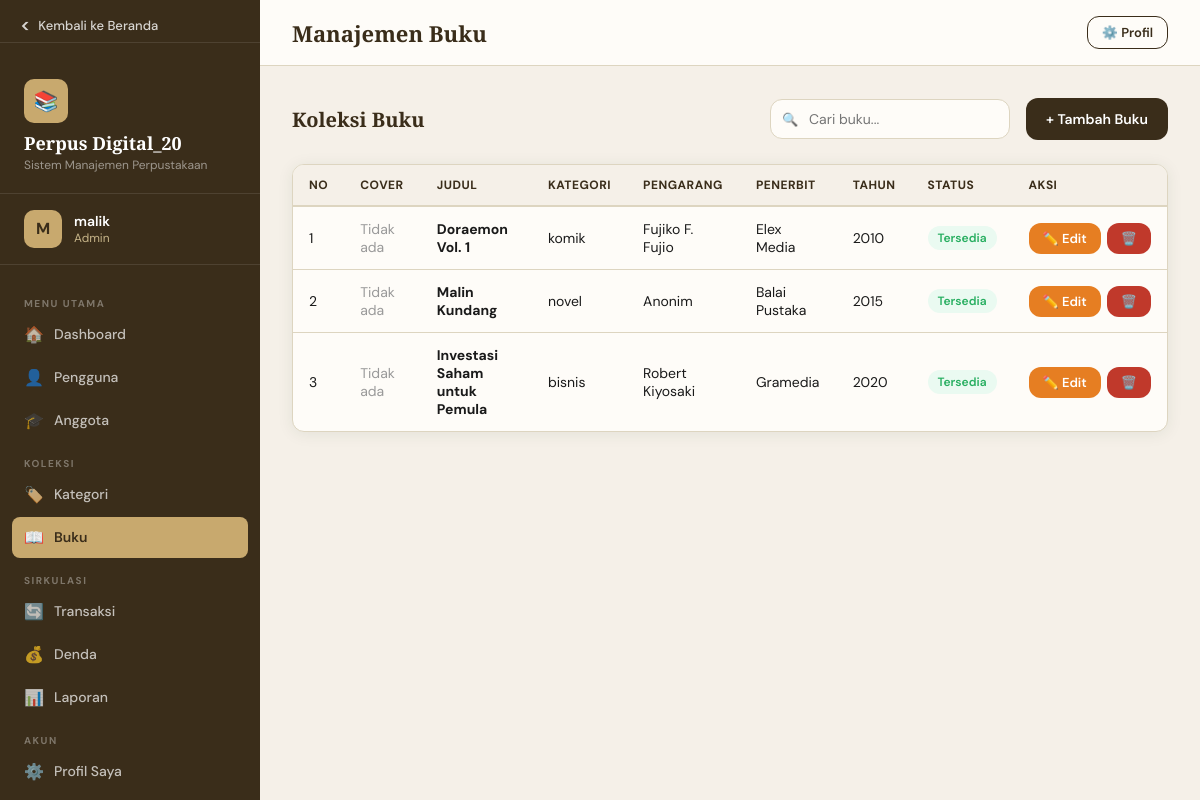
The app's page /perpus_20/admin/buku.php (signed in) with its own data.
### tables this page shows
CREATE TABLE IF NOT EXISTS `buku` (
  `id_buku` int(11) NOT NULL AUTO_INCREMENT,
  `judul_buku` varchar(100) NOT NULL,
  `id_kategori` int(11) NOT NULL,
  `pengarang` varchar(100) NOT NULL,
  `penerbit` varchar(100) NOT NULL,
  `tahun_terbit` year(4) NOT NULL,
  `gambar_buku` longblob NOT NULL,
  `deskripsi_buku` text NOT NULL,
  `status` enum('tersedia','tidak') NOT NULL DEFAULT 'tersedia',
  PRIMARY KEY (`id_buku`),
  FOREIGN KEY (`id_kategori`) REFERENCES `kategori` (`id_kategori`) ON DELETE CASCADE ON UPDATE CASCADE
);

CREATE TABLE IF NOT EXISTS `kategori` (
  `id_kategori` int(11) NOT NULL AUTO_INCREMENT,
  `nama_kategori` varchar(100) NOT NULL,
  PRIMARY KEY (`id_kategori`)
);

### perpus_20/admin/buku.php (called while the page is built, shortened)
<?php
require_once __DIR__ . '/../includes/session.php';
$pageTitle = 'Manajemen Buku';
$activeNav = 'buku';
$role = getRole();
include __DIR__ . '/../includes/layout.php';
include __DIR__ . '/../includes/buku_crud.php';
include __DIR__ . '/../includes/layout_footer.php';
?>

### perpus_20/includes/session.php (called while the page is built, shortened)
<?php
function getRole() {
    return $_SESSION['role'] ?? null;
}
?>

### perpus_20/includes/buku_crud.php (the view, shortened to what this page needs)
<?php
$db = getDB();
$buku = $db->query("SELECT b.*, k.nama_kategori FROM buku b JOIN kategori k ON b.id_kategori=k.id_kategori ORDER BY b.id_buku DESC");
?>
<div class="page-header">
  <h2>Koleksi Buku</h2>
  <div class="flex gap-2 items-center">
    <div class="search-bar"><input type="text" id="searchInput" placeholder="Cari buku..."></div>
    <button class="btn btn-primary" onclick="openModal('addModal')">+ Tambah Buku</button>
  </div>
</div>
<div class="card">
  <div class="table-wrap">
    <table id="dataTable">
      <thead>
        <tr>
          <th>No</th>
          <th>Cover</th>
          <th>Judul</th>
          <th>Kategori</th>
          <th>Pengarang</th>
          <th>Penerbit</th>
          <th>Tahun</th>
          <th>Status</th>
          <th>Aksi</th>
        </tr>
      </thead>
      <tbody>
        <?php
        $no = 1;
        while ($b = $buku->fetch_assoc()):
        ?>
        <tr>
          <td><?= $no++ ?></td>
          <td>
            <?php if(!empty($b['gambar_buku'])): ?>
              <img src="../<?= $b['gambar_buku'] ?>"
                   style="width:50px;height:70px;object-fit:cover;border-radius:6px;">
            <?php else: ?>
              <span style="color:#999;">Tidak ada</span>
            <?php endif; ?>
          </td>
          <td><strong><?= htmlspecialchars($b['judul_buku']) ?></strong></td>
          <td><?= htmlspecialchars($b['nama_kategori']) ?></td>
          <td><?= htmlspecialchars($b['pengarang']) ?></td>
          <td><?= htmlspecialchars($b['penerbit']) ?></td>
          <td><?= $b['tahun_terbit'] ?></td>
          <td>
            <span class="badge <?= $b['status']==='tersedia'?'badge-success':'badge-danger' ?>">
              <?= ucfirst($b['status']) ?>
            </span>
          </td>
          <td>
            <div style="display:flex; flex-direction:row; align-items:center; gap:6px;">
              <button class="btn btn-warning btn-sm"
                onclick="editBuku(<?= htmlspecialchars(json_encode([
                  'id'=>$b['id_buku'],
                  'judul'=>$b['judul_buku'],
                  'id_kat'=>$b['id_kategori'],
                  'pengarang'=>$b['pengarang'],
                  'penerbit'=>$b['penerbit'],
                  'tahun'=>$b['tahun_terbit'],
                  'deskripsi'=>$b['deskripsi_buku'],
                  'status'=>$b['status']
                ])) ?>)">✏️ Edit</button>
              <form method="POST" onsubmit="return confirmDelete()"
                style="display:inline-flex; margin:0; padding:0;">
                <button type="submit" class="btn btn-danger btn-sm" style="margin:0;">🗑️</button>
              </form>
            </div>
          </td>
        </tr>
        <?php endwhile ?>
      </tbody>
    </table>
  </div>
</div>

### perpus_20/includes/layout.php (shortened to what this page needs)
<?php
$role = $role ?? 'admin';
$baseRole = strtolower($role);
$userName = $_SESSION['nama'] ?? 'User';
$userLevel = $_SESSION['role'] ?? $role;
function navItem($href, $icon, $label, $activeNav, $current) {
    $active = ($activeNav === $current) ? ' active' : '';
    echo "<a href=\"{$href}\" class=\"nav-link{$active}\"><span class=\"nav-icon\">{$icon}</span>{$label}</a>";
}
?>
<!DOCTYPE html>
<html lang="id">
<head>
<link rel="stylesheet" href="<?= BASE_URL ?>/assets/css/style.css">
</head>
<body>
<div class="layout">
  <aside class="sidebar">
    <div class="sidebar-home">
      <a href="<?= BASE_URL ?>/index.php">
        <span class="home-icon"><</span>
        <span>Kembali ke Beranda</span>
      </a>
    </div>
    <div class="sidebar-brand">
      <div class="brand-icon">📚</div>
      <h2>Perpus Digital_20</h2>
      <p>Sistem Manajemen Perpustakaan</p>
    </div>
    <div class="sidebar-user">
      <div class="user-avatar"><?= strtoupper(substr($userName,0,1)) ?></div>
      <div class="user-info">
        <div class="name"><?= htmlspecialchars($userName) ?></div>
        <div class="role"><?= htmlspecialchars($userLevel) ?></div>
      </div>
    </div>
    <nav class="sidebar-nav">
      <?php if ($baseRole === 'admin' || $baseRole === 'petugas'): ?>
        <div class="nav-section-title">Menu Utama</div>
        <?php navItem(BASE_URL."/{$baseRole}/dashboard.php", '🏠', 'Dashboard', $activeNav, 'dashboard') ?>
        <?php if ($baseRole === 'admin'): ?>
          <?php navItem(BASE_URL."/{$baseRole}/pengguna.php", '👤', 'Pengguna', $activeNav, 'pengguna') ?>
        <?php endif ?>
        <div class="nav-section-title">Koleksi</div>
        <div class="nav-section-title">Sirkulasi</div>
        <div class="nav-section-title">Akun</div>
      <?php endif ?>
    </nav>
  </aside>
  <div class="main">
    <div class="topbar">
      <h1><?= htmlspecialchars($pageTitle ?? 'Dashboard') ?></h1>
      <div class="topbar-actions">
        <a href="<?= BASE_URL ?>/<?= $baseRole ?>/profil.php" class="btn btn-outline btn-sm">⚙️ Profil</a>
      </div>
    </div>
    <div class="content">

### perpus_20/includes/layout_footer.php (shortened to what this page needs)
    </div>
  </div>
</div>
</body>
</html>

### perpus_20/includes/layout.php (style rules this page uses)
.sidebar-home { padding: 16px 20px 8px 20px; border-bottom: 1px solid rgba(255, 255, 255, 0.1); margin-bottom: 8px; }
.sidebar-home a { color: rgba(255,255,255,0.8); text-decoration: none; display: flex; align-items: center; gap: 8px; font-size: 13px; font-weight: 500; transition: all 0.2s; }
.sidebar-home .home-icon { font-size: 18px; font-weight: 600; line-height: 1; }

### records on screen
buku: gambar_buku "Tidak ada", judul_buku "Doraemon Vol. 1", id_kategori.nama_kategori "komik", pengarang "Fujiko F. Fujio", penerbit "Elex Media", tahun_terbit "2010", status "Tersedia"
buku: gambar_buku "Tidak ada", judul_buku "Malin Kundang", id_kategori.nama_kategori "novel", pengarang "Anonim", penerbit "Balai Pustaka", tahun_terbit "2015", status "Tersedia"
buku: gambar_buku "Tidak ada", judul_buku "Investasi Saham untuk Pemula", id_kategori.nama_kategori "bisnis", pengarang "Robert Kiyosaki", penerbit "Gramedia", tahun_terbit "2020", status "Tersedia"

### other values on screen
substr($userName,0,1) "M"
$userName "malik"
$userLevel "Admin"
$icon "🏠 👤 🎓 🏷️ 📖 🔄 💰 📊 ⚙️"
$label "Dashboard Pengguna Anggota Kategori Buku Transaksi Denda Laporan Profil Saya"
$pageTitle "Manajemen Buku"
